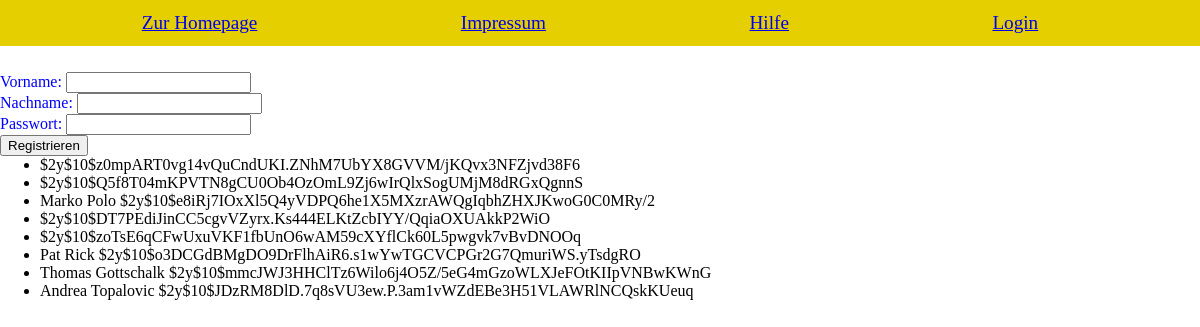
Page /testysendy.php on the committed database.
### tables this page shows
CREATE TABLE `user` (
  `username` varchar(50) NOT NULL,
  `pw_notiz` varchar(100) NOT NULL COMMENT 'Nur für PW merken zur Arbeit -> LÖSCHEN!',
  `password` varchar(255) NOT NULL,
  `email` varchar(80) DEFAULT NULL,
  `anrede` enum('Herr','Frau','Non-Binary','NA') DEFAULT NULL,
  `vorname` varchar(50) DEFAULT NULL,
  `nachname` varchar(50) DEFAULT NULL,
  `room` int(255) DEFAULT NULL,
  `userID` int(255) NOT NULL,
  `active` tinyint(1) NOT NULL,
  `role` enum('Admin','Service','Guest') NOT NULL
);

### testysendy.php (the view, shortened to what this page needs)
<?php include "head.php"; ?>
<body>
    <?php
        include "nav.php";
    ?>
    <form enctype="multipart/form-data" method = "post" action="verytesty.php">
    <br><br><br><br>
            <div class="ersteClass">
                <label for="vorname">Vorname:</label>
                <input type="text" name="vorname" id="vorname"><br>
            </div>
            <div class="ersteClass">
                <label for="nachname">Nachname:</label>
                <input type="text" name="nachname" id="nachname"><br>
            </div>
            <div class="ersteClass">
                <label for="passwort">Passwort:</label>
                <input type="text" name="passwort" id="passwort"><br>
            </div>
            <button type="submit">Registrieren</button>
    </form>
    <?php
        require_once ('dbaccess.php');
        if(isset($_POST["filter"])){
            $sql = "select vorname, nachname, password from user where nachname = ?";
        } else {
            $sql = "select vorname, nachname, password from user";
        }
        $stmt = $db_obj->prepare($sql);
        $stmt->execute();
        $stmt->bind_result($vorname, $nachname, $passwort);
        echo "<ul>";
        while ($stmt->fetch())
        {
            echo "<li>" . $vorname . " " . $nachname . " " . $passwort ."</li>";
        }
        echo "</ul>";
    ?>
</body>
</html>

### head.php (shortened to what this page needs)
<!DOCTYPE html>
<html lang="en">
<head>
    <link rel="stylesheet" href="style.css">
</head>

### nav.php
<html>
<link rel="stylesheet" href="navstyle.css">
<nav name="navigation">
        <ul>
            <il><a href="index.php">Zur Homepage</a></il>
            <il><a href="impressum.php">Impressum</a></il>
            <il><a href="hilfe.php">Hilfe</a></il>
            <?php
            if (isset ($_SESSION["SessionWert"])) {
                echo "<il><a href='logout.php'>Logout</a></il>";
                if ($_SESSION["SessionWert"] == "Admin") {
                    echo "<il><a href='addNews.php'>Neue News</a></il>";
                    echo "<il><a href='registrierung.php'>Registrieren</a></il>";
                }
                if($_SESSION["SessionWert"] != "Guest"){
                    echo "<il><a href='service.php'>Service</a></il>";
                }
            }
            else {
                echo "<il><a href='loginPage.php'>Login</a></il>";
            }
            ?>
        </ul>
    </nav>
</html>

### style.css (style rules this page uses)
.ersteClass { color:blue; }
* { box-sizing: border-box; margin: auto; }

### navstyle.css (style rules this page uses)
nav ul { list-style-type: none; display: flex; flex-direction: row; justify-content: center; padding-top: 12px; padding-bottom: 12px; background-color: rgb(230, 207, 0); font-size: larger; padding-right: 5%; }
nav { position: fixed; width: 100%; top: 0; }

### rows in the picture
user: password "$2y$10$z0mpART0vg14vQuCndUKI.ZNhM7UbYX8GVVM/jKQvx3NFZjvd38F6"
user: password "$2y$10$Q5f8T04mKPVTN8gCU0Ob4OzOmL9Zj6wIrQlxSogUMjM8dRGxQgnnS"
user: vorname "Marko", nachname "Polo", password "$2y$10$e8iRj7IOxXl5Q4yVDPQ6he1X5MXzrAWQgIqbhZHXJKwoG0C0MRy/2"
user: password "$2y$10$DT7PEdiJinCC5cgvVZyrx.Ks444ELKtZcbIYY/QqiaOXUAkkP2WiO"
user: password "$2y$10$zoTsE6qCFwUxuVKF1fbUnO6wAM59cXYflCk60L5pwgvk7vBvDNOOq"
user: vorname "Pat", nachname "Rick", password "$2y$10$o3DCGdBMgDO9DrFlhAiR6.s1wYwTGCVCPGr2G7QmuriWS.yTsdgRO"
user: vorname "Thomas", nachname "Gottschalk", password "$2y$10$mmcJWJ3HHClTz6Wilo6j4O5Z/5eG4mGzoWLXJeFOtKIIpVNBwKWnG"
user: vorname "Andrea", nachname "Topalovic", password "$2y$10$JDzRM8DlD.7q8sVU3ew.P.3am1vWZdEBe3H51VLAWRlNCQskKUeuq"
